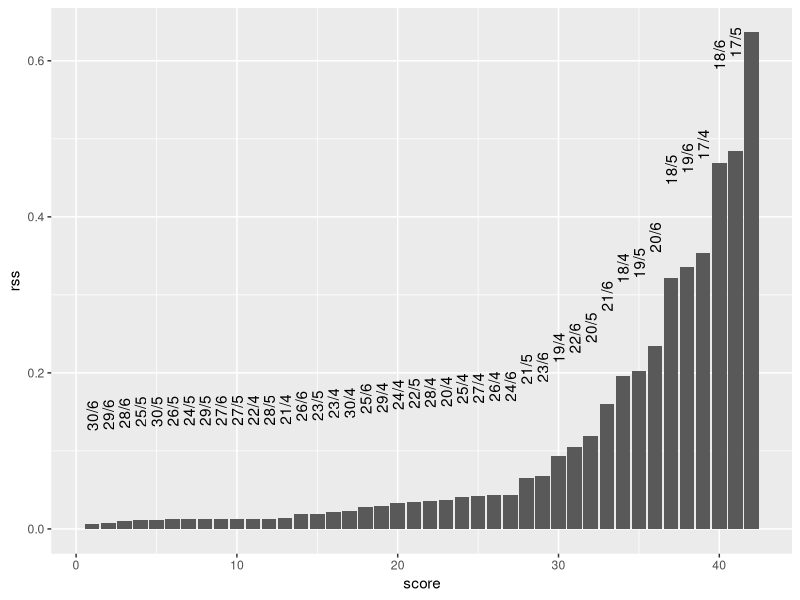
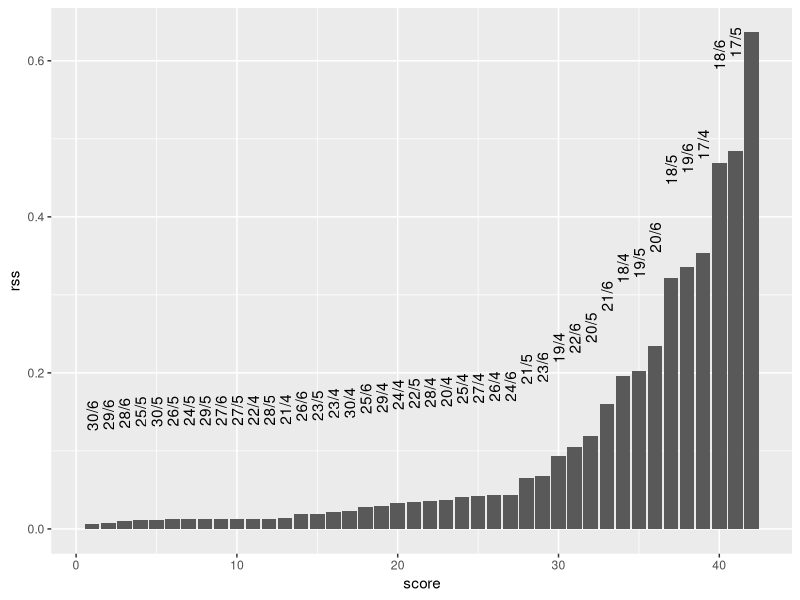

Reproduce these figures in R, in order.
# read in in-season data to date
# for some combinations of mu and s, calculate the RSS

library(dplyr)
library(readr)
library(ggplot2)
library(tidyr)

calculate_fit_rss <- function(mu, s) {
  logi_fun <- function(x, mu, s) { 1 / (1 + exp(-((x - mu)/s))) }
  
  
  inseason <- read_csv("data/lytf.csv") %>% 
    mutate(ccpue = cumsum(cpue))
  
  xrange <- -10:50
  logistic <- data.frame(day = xrange,
                         cpue_modeleded = logi_fun(xrange, mu, s))
  
  today <- tail(inseason, n = 1)$day
  ccpue <- tail(inseason, n = 1)$ccpue
  final_ccpue <- ccpue / (logistic[logistic$day == today, "cpue_modeleded"])
  
  estimated <- inseason
  estimated$pccpue_estimated <- estimated$ccpue / final_ccpue
  
  # Trim to fit
  estimated %>% 
    left_join(logistic, by = "day") %>% 
    mutate(r = cpue_modeleded - pccpue_estimated) %>% 
    summarize(rss = sum(r^2))
}

crossing(mu = 17:30, s = 4:6) %>% 
  purrr::pmap(~ bind_cols(tibble(mu = .x, s = .y), calculate_fit_rss(.x, .y))) %>% 
  bind_rows() %>% 
  arrange(rss) %>% 
  mutate(score = seq_len(nrow(.)), 
         label = paste(mu, s, sep = "/")) %>% 
  head(n = 100) %>% 
  ggplot(aes(x = score, y = rss, label = label)) +
  geom_col() +
  geom_text(angle = 90, hjust = -3)

ggsave("refit/figures/scores.pdf", width = 12, height = 4)